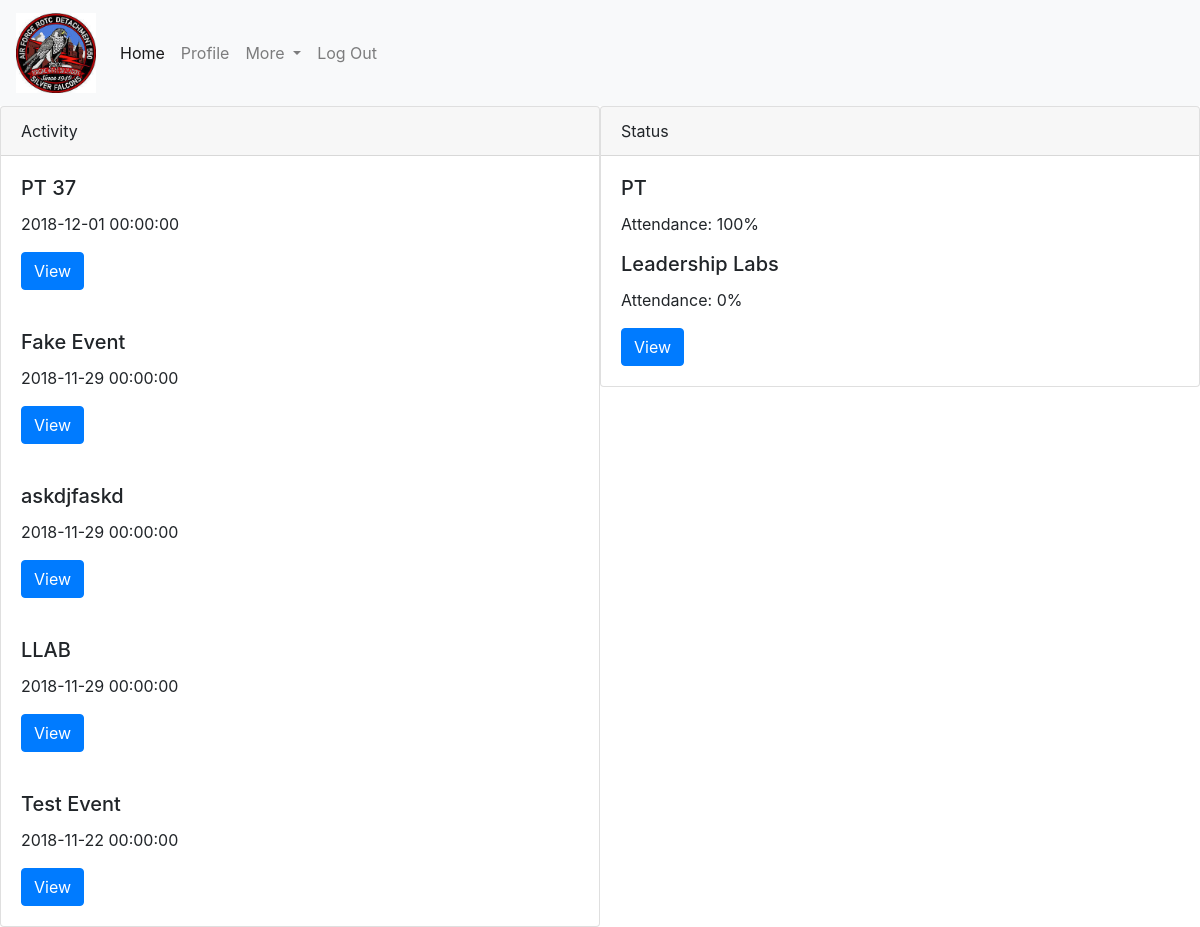
/home.php (signed in), run on an earlier commit of the app's database.
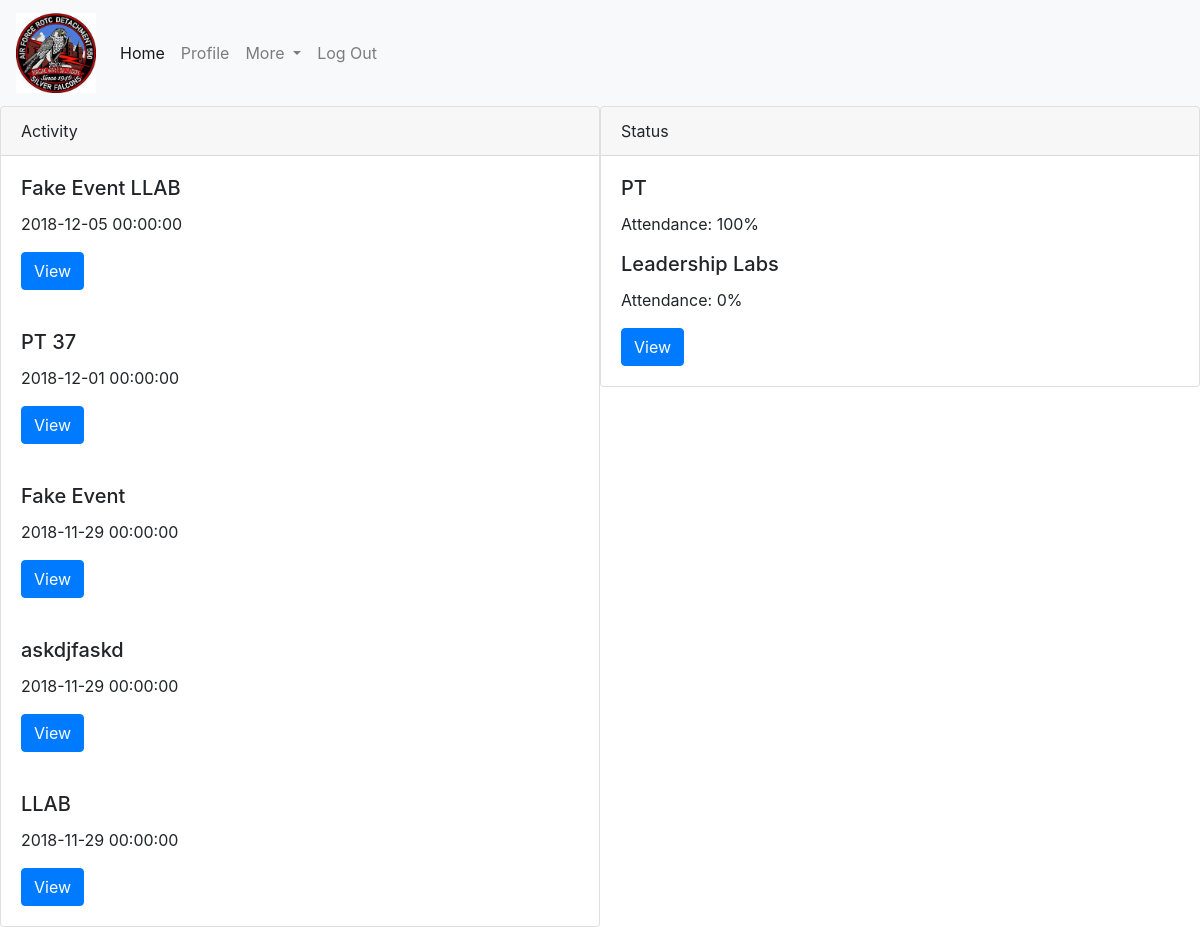
And on a later commit of the database.
### tables this page shows
CREATE TABLE `cadetEvent` (
  `name` varchar(255) DEFAULT NULL,
  `mandatory` tinyint(1) DEFAULT NULL,
  `date` datetime DEFAULT NULL,
  `eventID` int(11) NOT NULL
);

### home.php (the view, shortened to what this page needs)
<?php
include('./assets/inc/header.php');
?>
	<div class="card" style="position: absolute;left: 0px;width: 50%;">
  		<div class="card-header">
    		Activity
  		</div>
  		<?php $sql = "SELECT * FROM `cadetEvent` ORDER BY date DESC LIMIT 5";
        $stmt = $mysqli->prepare($sql);
        $stmt->execute();
        $result = $stmt->get_result();
        while ($row = $result->fetch_assoc())
        {
            echo "<div class=\"card-body\">";
    		echo "<h5 class=\"card-title\">" . $row['name'] . "</h5>";
    		echo "<p class=\"card-text\">" . $row['date'] . "</p>";
    		echo "<a href='attendance.php?eventid=" . $row['eventID'] . "' class=\"btn btn-primary\">View</a></div>";
        } ?>
	</div>
	<div class="card" style="position: absolute;right: 0px;width: 50%;">
  		<div class="card-header">
    		Status
  		</div>
  		<div class="card-body">
        <h5 class="card-title">PT</h5>
            <?php $sql = "SELECT * FROM cadetEvent";
                        $stmt = $mysqli->prepare($sql);
                        $stmt->execute();
                        $result = $stmt->get_result();
                        $sum = 0;
                        $attend = 0;
                        while($row = $result->fetch_assoc())
                        {
                            if(strpos($row['name'], 'LLAB') !== false || strpos($row['name'], 'llab') !== false)
                            {
                                $sum = $sum + 1;
                                $sql = "SELECT * FROM `attendance` WHERE eventid = ?";
                                $stmt = $mysqli->prepare($sql);
                                $stmt->bind_param("i", $row['eventID']);
                                $stmt->execute();
                                $result = $stmt->get_result();
                                while($row = $result->fetch_assoc())
                                {
                                    if($row['rin'] == $_SESSION['rin'])
                                    {
                                        $attend = $attend + 1;
                                    }
                                }
                            }
                        }
                        if($sum != 0)
                        {
                           $perc = (($attend / $sum) * 100);
                        }
                        else
                        {
                            $perc = 100;
                        }
            ?>
    		<p class="card-text">Attendance: <?php echo $perc; ?>%</p>
        <h5 class="card-title">Leadership Labs</h5>
            <?php $sql = "SELECT * FROM `cadetEvent`";
                        $stmt = $mysqli->prepare($sql);
                        $stmt->execute();
                        $result = $stmt->get_result();
                        $sum = 0;
                        $attend = 0;
                        while($row = $result->fetch_assoc())
                        {
                            if(strpos($row['name'], 'PT') !== false)
                            {
                                $sum = $sum + 1;
                                $sql = "SELECT * FROM `attendance` WHERE eventid = ?";
                                $stmt = $mysqli->prepare($sql);
                                $stmt->bind_param("i", $row['eventID']);
                                $stmt->execute();
                                $result = $stmt->get_result();
                            }
                        }
                        if($sum != 0)
                        {
                           $perc = (($attend / $sum) * 100);
                        }
                        else
                        {
                            $perc = 100;
                        }
                         ?>
        <p class="card-text">Attendance: <?php echo $perc; ?>%</p>
    		<a href="attendance.php" class="btn btn-primary">View</a>
  		</div>
	</div>

What changed in the data, as far as the page shows it:
no longer on this page (row unchanged): cadetevent: name "Test Event", date "2018-11-22 00:00:00"
added cadetevent: name "Fake Event LLAB", date "2018-12-05 00:00:00"
